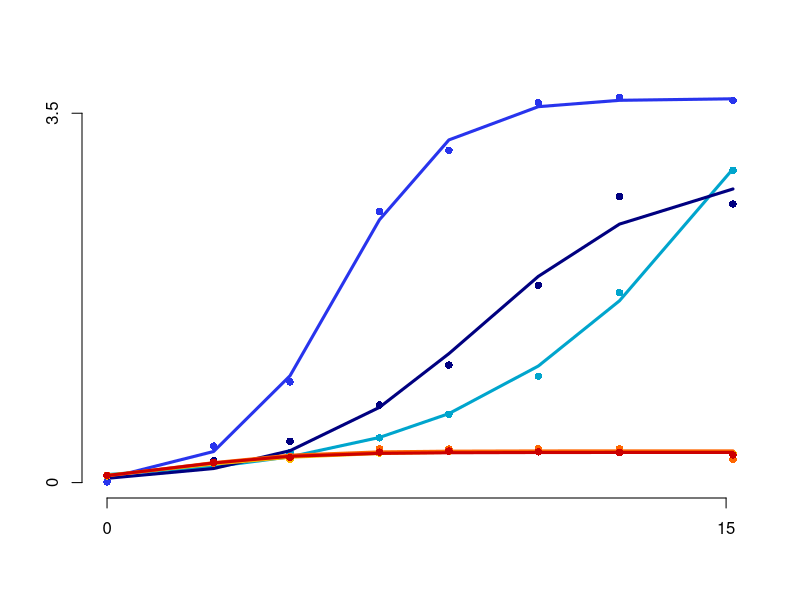

Generate this figure with R:
# logistic curve fitting of Carly's flask data, 9/17/17
# https://datascienceplus.com/first-steps-with-non-linear-regression-in-r/

# function that does the guts of the fit
do_fit <- function(ODs, times) {

  # estimate best initial starting parameters for logistic fit
  SS<-getInitial(ODs~SSlogis(times,alpha,xmid,scale),
    data=data.frame(ODs=ODs,times=times))

  K_start<-SS["alpha"]
  R_start<-1/SS["scale"]
  N0_start<-SS["alpha"]/(exp(SS["xmid"]/SS["scale"])+1)

  #the formula for the model
  log_formula<-formula(ODs~K*N0*exp(R*times)/(K+N0*(exp(R*times)-1)))
  #fit the model
  m<-nls(log_formula,start=list(K=K_start,R=R_start,N0=N0_start))

  return(m)
}

make_plot <- function(ODs, times, my_hex_color) {
  m <- do_fit(ODs, times)
  plot(times, ODs, col=my_hex_color, ylim=c(0, y_max), ylab="", xlab="", yaxt="n", xaxt="n", pch=16, bty="n")
  lines(times,predict(m),col=my_hex_color,lty=1,lwd=3, ylim=c(0, y_max), ylab="", xlab="", yaxt="n", xaxt="n", bty="n")
}

# 7:25, 10, 11:51, 2:01, 3:42, 5:52, 7:50, 10:35)
times <- c(0, 155, 266, 396, 497, 627, 745, 910)	# in minutes

# open for reading
pdf("temp.pdf")

flask_1_ODs <- c(0.066, 0.197, 0.286, 0.424, 0.648, 1.008, 1.8, 2.96)
flask_4_ODs <- c(0.0066, 0.346, 0.954, 2.568, 3.148, 3.6, 3.65, 3.62)
flask_5_ODs <- c(0.067, 0.208, 0.392, 0.735, 1.114, 1.87, 2.71, 2.64)
flask_7_ODs <- c(0.064, 0.19, 0.222, 0.279, 0.295, 0.3, 0.298, 0.274)
flask_9_ODs <- c(0.07, 0.186, 0.247, 0.321, 0.318, 0.321, 0.321, 0.221)
flask_11_ODs <- c(0.067, 0.19, 0.237, 0.289, 0.299, 0.291, 0.284, 0.262)
y_max <- max(c(flask_1_ODs, flask_4_ODs, flask_5_ODs, flask_7_ODs, flask_9_ODs, flask_11_ODs))

make_plot(flask_1_ODs, times, "#00A5CD")
par(new=T)
make_plot(flask_4_ODs, times, "#2834ED")
par(new=T)
make_plot(flask_5_ODs, times, "#000080")
par(new=T)
make_plot(flask_7_ODs, times, "#FAB900")
par(new=T)
make_plot(flask_9_ODs, times, "#FF6600")
par(new=T)
make_plot(flask_11_ODs, times, "#CC0000")
axis(2, at=c(0, 3.5), labels=c("0","3.5"))
axis(1, at=c(0, 900), labels=c("0","15"))

dev.off()
